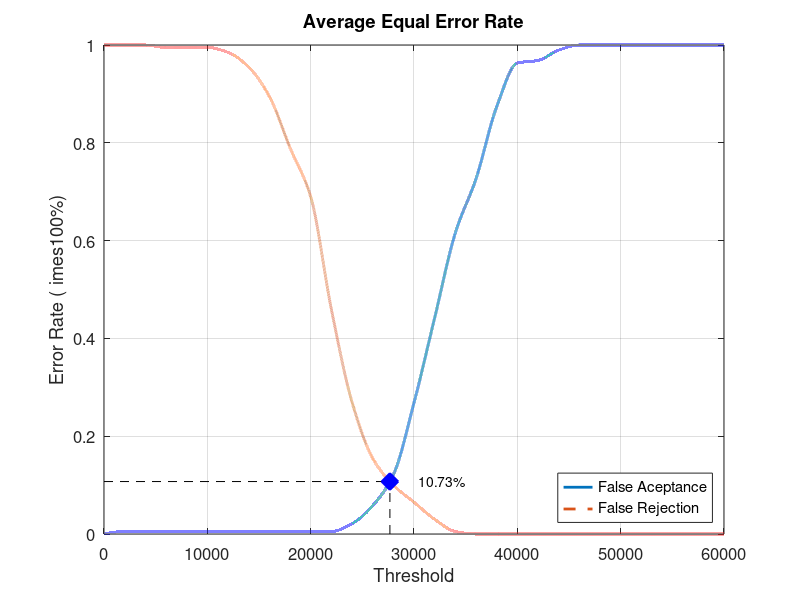
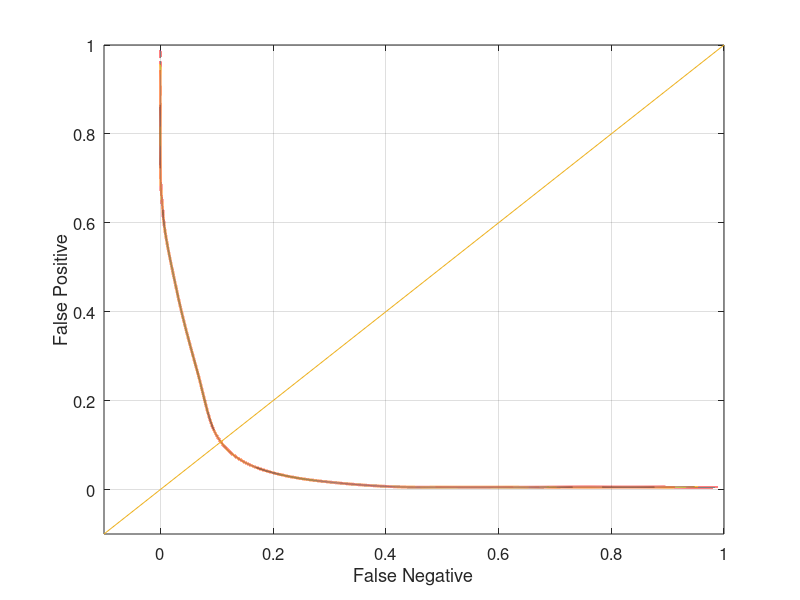

MATLAB code for these plots, in order:
close all;
clear;
clc;
x = 0:2000:60000;
xq = 0:0.5:60000;

y0 = [0 0.00526316 0.00526316 0.00526316 0.00526316 0.00526316 0.00526316 0.00526316 0.00526316 0.00526316 0.00526316 0.00526316 0.0210526 0.0578947 0.121053 0.268421 0.442105 0.615789 0.726316 0.873684 0.963158 0.968421 0.989474 1 1 1 1 1 1 1 1]
yy0 = interp1(x, y0, xq, 'pchip');
y1 = [1 1 1 0.995 0.995 0.995 0.985 0.955 0.895 0.79 0.69 0.46 0.27 0.155 0.1 0.065 0.03 0.005 0 0 0 0 0 0 0 0 0 0 0 0 0]
yy1 = interp1(x, y1, xq, 'pchip');

% Calculating EER: 
y2 = abs(y0 - y1);
find(y2 == min(y2))
yy2 = abs(yy0 - yy1);
xEER = find(yy2 == min(yy2));
xEERIndex = xq(xEER) % X-axis EER
yEER = yy0(xEER) % Y-axis EER

main = figure
plot(xq, yy0,'-','LineWidth', 2);	hold on
plot(xq, yy1,'--','LineWidth', 2);	hold on
plot([xEERIndex xEERIndex], [0 yEER], 'k--');	hold on
plot([0 xEERIndex], [yEER yEER], 'k--');	hold on
plot(xEERIndex, yEER, 'bx', 'LineWidth', 10);	hold on
text(xEERIndex + 10 * xEERIndex / 100, yEER, [num2str(round((10000 * yEER)) / 100) '%'])
legend('False Aceptance', 'False Rejection', 'Location', 'SouthEast')
xlabel('Threshold')
ylabel('Error Rate (	imes100%)')
title('Average Equal Error Rate')
set(gca, 'FontSize', 12)
axis([0 60000 0 1])
grid on

print(main, 'Database2_2Main', '-dpng');
FNRxFPR = figure('Color', [1 1 1]);
plot(yy1, yy0, '-', yy1, yy0, 'LineWidth', 2);
hold on
y = -0.1:0.1:1
plot(y, y); 
set(gca, 'FontSize', 12)
xlabel('False Negative')
ylabel('False Positive')
axis([-0.1 1 -0.1 1])
set(gca, 'FontSize', 12)
grid on

print(FNRxFPR, 'Database2_2FNRxFPR','-dpng');
